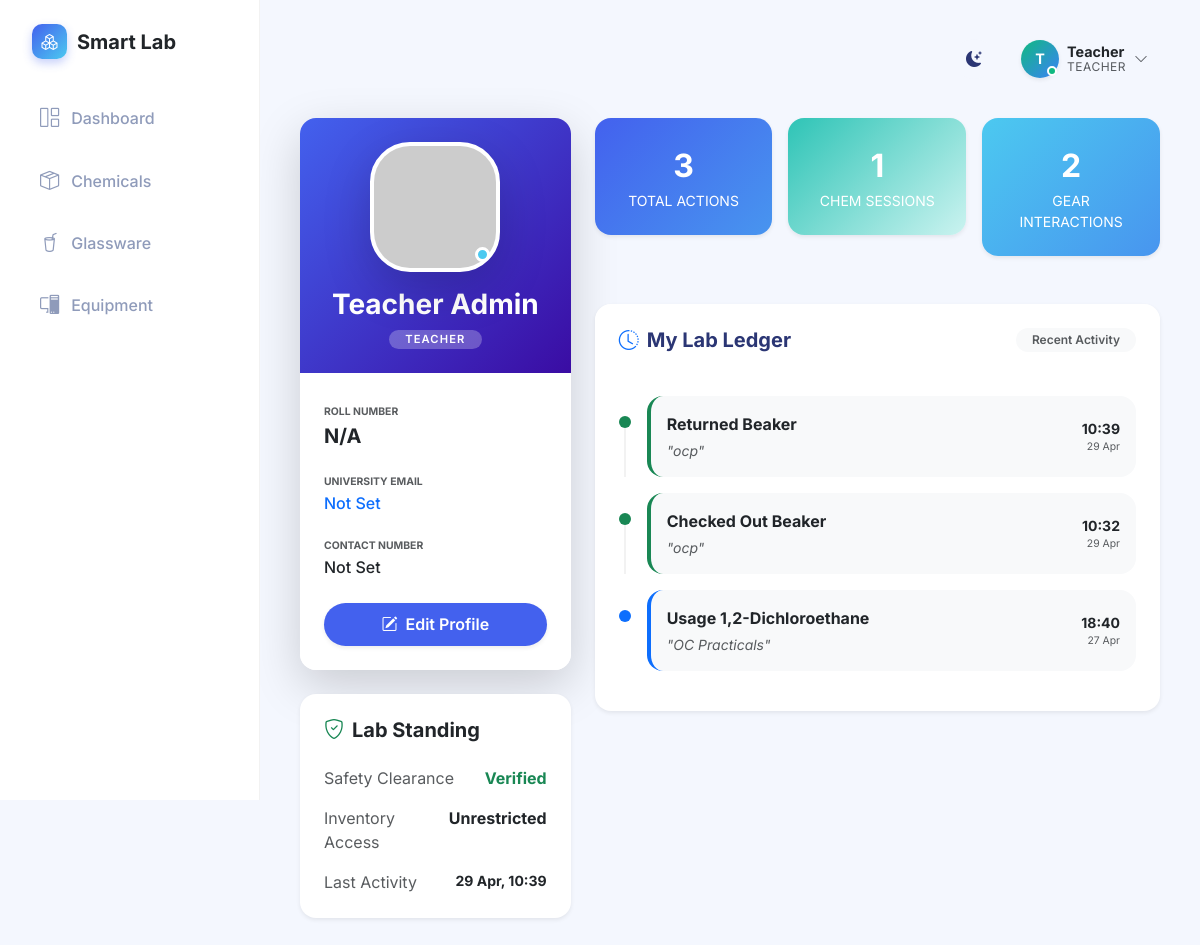
The app's page /profile (signed in) with its own data.
### app.py (models this page shows)
class User(UserMixin, db.Model):
    id = db.Column(db.Integer, primary_key=True)
    username = db.Column(db.String(100), unique=True, nullable=False)
    password_hash = db.Column(db.String(200), nullable=False)
    role = db.Column(db.String(50), nullable=False) # 'teacher', 'student', or 'developer'
    full_name = db.Column(db.String(150), nullable=True)
    roll_number = db.Column(db.String(50), nullable=True)
    email = db.Column(db.String(150), nullable=True)
    phone = db.Column(db.String(20), nullable=True)

class GlasswareLog(db.Model):
    id = db.Column(db.Integer, primary_key=True)
    glassware_id = db.Column(db.Integer, db.ForeignKey('glassware.id'), nullable=False)
    user_name = db.Column(db.String(100), nullable=False)
    action = db.Column(db.String(50), nullable=False) # Checked Out, Returned, Broken
    quantity = db.Column(db.Integer, nullable=False)
    purpose = db.Column(db.String(255), nullable=False)
    date = db.Column(db.DateTime, nullable=False, default=datetime.utcnow)

class Glassware(db.Model):
    id = db.Column(db.Integer, primary_key=True)
    name = db.Column(db.String(150), nullable=False)
    quantity = db.Column(db.Integer, nullable=False, default=0)
    condition = db.Column(db.String(50), nullable=False) # Good, Damaged, etc.
    logs = db.relationship('GlasswareLog', backref='glassware', lazy=True, cascade="all, delete-orphan")

class UsageLog(db.Model):
    id = db.Column(db.Integer, primary_key=True)
    chemical_id = db.Column(db.Integer, db.ForeignKey('chemical.id'), nullable=False)
    user_name = db.Column(db.String(100), nullable=False)
    action = db.Column(db.String(50), nullable=False, default='Usage') # Usage, Restock, Adjustment
    quantity_change = db.Column(db.Float, nullable=False) # Positive for restock, negative for usage
    purpose = db.Column(db.String(255), nullable=True)
    date = db.Column(db.DateTime, nullable=False, default=datetime.utcnow)

class Chemical(db.Model):
    id = db.Column(db.Integer, primary_key=True)
    name = db.Column(db.String(150), nullable=False)
    formula = db.Column(db.String(100), nullable=False)
    cas_number = db.Column(db.String(50), nullable=True)
    quantity = db.Column(db.Float, nullable=False, default=0.0)
    unit = db.Column(db.String(20), nullable=False)
    location = db.Column(db.String(100), nullable=False)
    expiry_date = db.Column(db.Date, nullable=True)
    hazard_category = db.Column(db.String(100), nullable=True)
    category = db.Column(db.String(50), default='Chemicals') # New: Chemicals, Reagents, Indicators, Miscellaneous
    logs = db.relationship('UsageLog', backref='chemical', lazy=True, cascade="all, delete-orphan")

### app.py (the view)
@app.route('/profile')
@login_required
def profile():
    username_lower = current_user.username.lower()
    chemical_logs = UsageLog.query.filter(func.lower(UsageLog.user_name) == username_lower).order_by(UsageLog.date.desc()).all()
    glassware_logs = GlasswareLog.query.filter(func.lower(UsageLog.user_name) == username_lower).order_by(GlasswareLog.date.desc()).all()
    equipment_logs = EquipmentLog.query.filter(func.lower(UsageLog.user_name) == username_lower).order_by(EquipmentLog.date.desc()).all()
    total_sessions = len(chemical_logs) + len(glassware_logs) + len(equipment_logs)
    user_most_used = db.session.query(
        Chemical.name, func.count(UsageLog.id)
    ).join(UsageLog).filter(func.lower(UsageLog.user_name) == username_lower).group_by(Chemical.name).order_by(func.count(UsageLog.id).desc()).limit(3).all()
    all_logs = []
    for log in chemical_logs[:10]: all_logs.append({'type': 'chemical', 'data': log})
    for log in glassware_logs[:10]: all_logs.append({'type': 'glassware', 'data': log})
    for log in equipment_logs[:10]: all_logs.append({'type': 'equipment', 'data': log})
    all_logs.sort(key=lambda x: x['data'].date, reverse=True)
    all_logs = all_logs[:15] # Keep top 15
    return render_template('profile.html',
                           all_logs=all_logs,
                           chemical_logs=chemical_logs,
                           glassware_logs=glassware_logs,
                           equipment_logs=equipment_logs,
                           total_sessions=total_sessions,
                           user_most_used=user_most_used)

### templates/profile.html (shortened to what this page needs)
{% extends 'base.html' %}
{% block content %}
<div class="profile-container animate__animated animate__fadeIn">
    <div class="row g-4">
        <div class="col-lg-4">
            <div class="card border-0 shadow-lg rounded-4 overflow-hidden mb-4 id-card-glow">
                <div class="id-card-header p-4 text-center">
                    <div class="avatar-wrapper-lg mb-3">
                        <img src="https://api.dicebear.com/7.x/avataaars/svg?seed={{ current_user.username }}&backgroundColor=b6e3f4,c0aede,d1d4f9"
                             alt="Avatar" class="profile-avatar-lg shadow-lg border border-4 border-white">
                        <div class="online-status-pulse"></div>
                    </div>
                    <h3 class="fw-bold text-white mb-0">{{ current_user.full_name or current_user.username|capitalize }}</h3>
                    <span class="badge bg-white bg-opacity-25 text-white rounded-pill px-3 py-1 mt-2 tracking-wider">
                        {{ current_user.role|upper }}
                    </span>
                </div>
                <div class="card-body p-4 bg-white">
                    <div class="id-card-detail mb-3">
                        <label class="text-muted tiny fw-bold text-uppercase">Roll Number</label>
                        <div class="fw-bold fs-5 text-dark">{{ current_user.roll_number or 'N/A' }}</div>
                    </div>
                    <div class="id-card-detail mb-3">
                        <label class="text-muted tiny fw-bold text-uppercase">University Email</label>
                        <div class="text-primary fw-medium">{{ current_user.email or 'Not Set' }}</div>
                    </div>
                    <div class="id-card-detail mb-4">
                        <label class="text-muted tiny fw-bold text-uppercase">Contact Number</label>
                        <div class="fw-medium">{{ current_user.phone or 'Not Set' }}</div>
                    </div>
                    <div class="d-grid">
                        <button class="btn btn-primary rounded-pill shadow-sm" data-bs-toggle="modal" data-bs-target="#editProfileModal">
                            <i class="bi bi-pencil-square me-2"></i>Edit Profile
                        </button>
                    </div>
                </div>
            </div>
            <div class="card border-0 shadow-sm rounded-4 glass-card p-4 mb-4">
                <h5 class="fw-bold mb-4 d-flex align-items-center">
                    <i class="bi bi-shield-check text-success me-2"></i>Lab Standing
                </h5>
                <div class="standing-row d-flex justify-content-between mb-3">
                    <span class="text-muted">Safety Clearance</span>
                    <span class="fw-bold text-success">Verified</span>
                </div>
                <div class="standing-row d-flex justify-content-between mb-3">
                    <span class="text-muted">Inventory Access</span>
                    <span class="fw-bold">Unrestricted</span>
                </div>
                <div class="standing-row d-flex justify-content-between">
                    <span class="text-muted">Last Activity</span>
                    <span class="fw-bold small">{% if all_logs %}{{ all_logs[0].data.date.strftime('%d %b, %H:%M') }}{% else %}N/A{% endif %}</span>
                </div>
            </div>
        </div>
        <div class="col-lg-8">
            <div class="row g-3 mb-4">
                <div class="col-md-4">
                    <div class="card border-0 shadow-sm rounded-4 p-4 text-center stat-card-hover bg-gradient-primary">
                        <div class="fs-2 fw-bold text-white">{{ total_sessions }}</div>
                        <div class="text-white bg-opacity-75 small text-uppercase">Total Actions</div>
                    </div>
                </div>
                <div class="col-md-4">
                    <div class="card border-0 shadow-sm rounded-4 p-4 text-center stat-card-hover bg-gradient-success">
                        <div class="fs-2 fw-bold text-white">{{ chemical_logs|length }}</div>
                        <div class="text-white bg-opacity-75 small text-uppercase">Chem Sessions</div>
                    </div>
                </div>
                <div class="col-md-4">
                    <div class="card border-0 shadow-sm rounded-4 p-4 text-center stat-card-hover bg-gradient-info">
                        <div class="fs-2 fw-bold text-white">{{ glassware_logs|length + equipment_logs|length }}</div>
                        <div class="text-white bg-opacity-75 small text-uppercase">Gear Interactions</div>
                    </div>
                </div>
            </div>
            <div class="card border-0 shadow-sm rounded-4 overflow-hidden">
                <div class="card-header bg-white border-0 pt-4 px-4 d-flex justify-content-between align-items-center">
                    <h5 class="mb-0 fw-bold"><i class="bi bi-clock-history me-2 text-primary"></i>My Lab Ledger</h5>
                    <div class="badge bg-light text-muted rounded-pill px-3">Recent Activity</div>
                </div>
                <div class="card-body p-0">
                    <div class="timeline-container-v2 p-4">
                        {% for entry in all_logs %}
                        <div class="timeline-item-v2 d-flex mb-3">
                            <div class="timeline-marker me-3">
                                <div class="marker-dot {% if entry.type == 'chemical' %}bg-primary{% elif entry.type == 'glassware' %}bg-success{% else %}bg-info{% endif %}"></div>
                                <div class="marker-line"></div>
                            </div>
                            <div class="timeline-card-v2 p-3 rounded-4 bg-light shadow-hover flex-grow-1 border-start border-4 {% if entry.type == 'chemical' %}border-primary{% elif entry.type == 'glassware' %}border-success{% else %}border-info{% endif %}">
                                <div class="d-flex justify-content-between align-items-center">
                                    <div>
                                        <span class="fw-bold text-dark">
                                            {% if entry.type == 'chemical' %}{{ entry.data.action }} {{ entry.data.chemical.name }}
                                            {% elif entry.type == 'glassware' %}{{ entry.data.action }} {{ entry.data.glassware.name }}
                                            {% else %}{{ entry.data.action }} {{ entry.data.equipment.name }}{% endif %}
                                        </span>
                                        <div class="text-muted small mt-1 italic">"{{ entry.data.purpose or 'General maintenance' }}"</div>
                                    </div>
                                    <div class="text-end">
                                        <div class="small fw-bold text-dark">{{ entry.data.date.strftime('%H:%M') }}</div>
                                        <div class="tiny text-muted">{{ entry.data.date.strftime('%d %b') }}</div>
                                    </div>
                                </div>
                            </div>
                        </div>
                        {% else %}
                            <div class="text-center py-5 text-muted opacity-50">
                                <i class="bi bi-journal-x fs-1"></i>
                                <p class="mt-2">No activity recorded for your account.</p>
                            </div>
                        {% endfor %}
                    </div>
                </div>
            </div>
        </div>
    </div>
</div>
{% endblock %}

### templates/base.html (shortened to what this page needs)
<!DOCTYPE html>
<html lang="en">
<head>
    <link href="https://cdn.jsdelivr.net/npm/bootstrap@5.3.0/dist/css/bootstrap.min.css" rel="stylesheet">
    <link rel="stylesheet" href="{{ url_for('static', filename='css/style.css') }}">
    <link rel="stylesheet" href="https://cdn.jsdelivr.net/npm/bootstrap-icons@1.10.5/font/bootstrap-icons.css">
</head>
<body>
    <div class="app-container">
        <nav class="sidebar">
            <div class="sidebar-header">
                <a class="navbar-brand d-flex align-items-center morph-logo" href="{{ url_for('dashboard') }}">
                    <div class="logo-icon me-2"><i class="bi bi-boxes text-white"></i></div>
                    <div class="logo-text-container">
                        <span class="logo-text main-text fs-5 fw-bold text-dark">Smart Lab</span>
                    </div>
                </a>
            </div>
            <ul class="nav flex-column sidebar-nav mt-3">
                <li class="nav-item">
                    <a class="nav-link {% if request.endpoint == 'dashboard' %}active{% endif %}"
                        href="{{ url_for('dashboard') }}">
                        <i class="bi bi-grid-1x2"></i> Dashboard
                    </a>
                </li>
                <li class="nav-item">
                    <a class="nav-link {% if request.endpoint == 'chemicals' or request.endpoint == 'add_chemical' or request.endpoint == 'chemical_detail' %}active{% endif %}"
                        href="{{ url_for('chemicals') }}">
                        <i class="bi bi-box-seam"></i> Chemicals
                    </a>
                </li>
                <li class="nav-item">
                    <a class="nav-link {% if request.endpoint == 'glassware' %}active{% endif %}"
                        href="{{ url_for('glassware') }}">
                        <i class="bi bi-cup-straw"></i> Glassware
                    </a>
                </li>
                <li class="nav-item">
                    <a class="nav-link {% if request.endpoint == 'equipment' %}active{% endif %}"
                        href="{{ url_for('equipment') }}">
                        <i class="bi bi-pc-display"></i> Equipment
                    </a>
                </li>
            </ul>
        </nav>
        <main class="main-content">
            <header class="top-header d-flex justify-content-between align-items-center mb-4">
                <div class="d-flex align-items-center">
                    <div class="theme-toggle" id="themeToggle" title="Toggle Dark/Light Mode">
                        <i class="bi bi-moon-stars-fill"></i>
                    </div>
                    <div class="user-profile dropdown">
                        <div class="profile-trigger d-flex align-items-center" {% if current_user.is_authenticated %}data-bs-toggle="dropdown"{% else %}data-bs-toggle="modal" data-bs-target="#loginModal"{% endif %}>
                            {% if current_user.is_authenticated %}
                            <div class="avatar-wrapper me-2">
                                <div class="avatar-circle {% if current_user.role == 'developer' %}bg-developer{% elif current_user.role == 'teacher' %}bg-teacher{% else %}bg-student{% endif %} shadow-sm">
                                    {{ current_user.username[0]|upper }}
                                </div>
                                <div class="status-indicator online"></div>
                            </div>
                            <div class="user-info d-none d-sm-block">
                                <div class="user-name fw-bold text-dark">{{ current_user.username|capitalize }}</div>
                                <div class="user-role text-muted">{{ current_user.role|capitalize }}</div>
                            </div>
                            <i class="bi bi-chevron-down ms-2 text-muted small"></i>
                            {% else %}
                            <div class="avatar-circle bg-secondary shadow-sm me-2">
                                <i class="bi bi-person"></i>
                            </div>
                            <span class="fw-medium text-dark">Login</span>
                            {% endif %}
                        </div>
                    </div>
            </header>
            <div class="content-wrapper">
                {% block content %}{% endblock %}
            </div>
        </main>
    </div>
</body>
</html>

### records on screen
User: username "T", username "Teacher", role "TEACHER", full_name "Teacher Admin", roll_number "N/A", email "Not Set", phone "Not Set"
GlasswareLog: date "29 Apr, 10:39", data.action "Returned", data "ocp", data "10:39", data "29 Apr"
Glassware: data.glassware.name "Beaker" "Beaker"
GlasswareLog: data.action "Checked Out", data "ocp", data "10:32", data "29 Apr"
UsageLog: data.action "Usage", data "OC Practicals", data "18:40", data "27 Apr"
Chemical: data.chemical.name "1,2-Dichloroethane"

### other values on screen
{{ total_sessions }} "3"
{{ chemical_logs|length }} "1"
{{ glassware_logs|length + equipment_logs|length }} "2"
